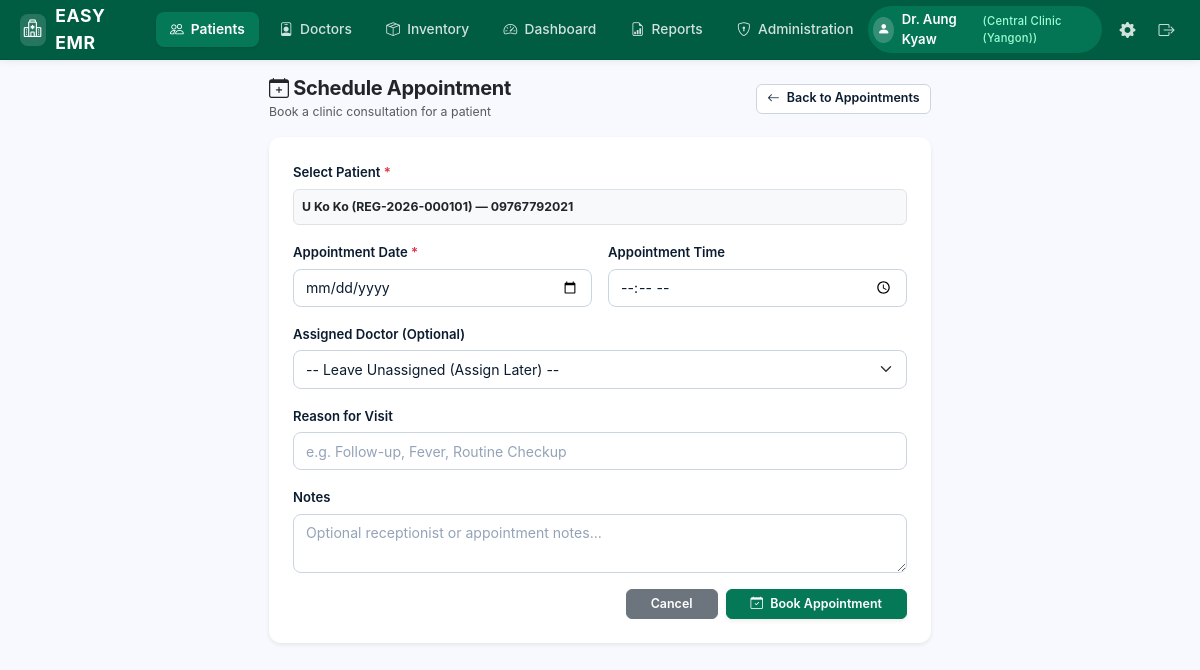
/appointments/new?patient_id=1 (signed in), run on the app's committed database.
### app/models.py (models this page shows, shortened)
class Account(db.Model):
    __tablename__ = 'accounts'
    id = db.Column(db.Integer, primary_key=True)
    phone_number = db.Column(db.String(32), unique=True, nullable=False, index=True)
    clinic_name = db.Column(db.String(128), nullable=False, default='Central Clinic')
    doctor_name = db.Column(db.String(128), nullable=False, default='Dr. Aung Kyaw')
    password_hash = db.Column(db.String(255), nullable=False)
    is_active = db.Column(db.Boolean, default=True, nullable=False)
    created_at = db.Column(db.DateTime, default=datetime.utcnow, nullable=False)
    updated_at = db.Column(db.DateTime, default=datetime.utcnow, onupdate=datetime.utcnow, nullable=False)
    def is_administrator(self):
        return True

class Patient(db.Model):
    __tablename__ = 'patients'
    id = db.Column(db.Integer, primary_key=True)
    registration_number = db.Column(db.String(64), unique=True, nullable=False, index=True)
    sir_name = db.Column(db.String(32), nullable=False)
    patient_name = db.Column(db.String(128), nullable=False, index=True)
    gender = db.Column(db.String(16), nullable=False)  # 'Male', 'Female'
    date_of_birth = db.Column(db.Date, nullable=True, index=True)
    marital_status = db.Column(db.String(32), nullable=True)
    occupation = db.Column(db.String(128), nullable=True)
    blood_group = db.Column(db.String(16), nullable=True)
    guardian_name = db.Column(db.String(128), nullable=True)
    guardian_relationship = db.Column(db.String(64), nullable=True)
    guardian_phone = db.Column(db.String(64), nullable=True)
    nrc_number = db.Column(db.String(64), nullable=True, index=True)
    email = db.Column(db.String(128), nullable=True)
    address = db.Column(db.Text, nullable=True)
    city_township = db.Column(db.String(128), nullable=True)
    state_region = db.Column(db.String(128), nullable=True)
    patient_summary = db.Column(db.Text, nullable=True)
    notes = db.Column(db.Text, nullable=True)
    is_active = db.Column(db.Boolean, default=True, nullable=False)
    created_at = db.Column(db.DateTime, default=datetime.utcnow, nullable=False)
    updated_at = db.Column(db.DateTime, default=datetime.utcnow, onupdate=datetime.utcnow, nullable=False)
    phones = db.relationship(
        'PatientPhone',
        backref='patient',
        cascade='all, delete-orphan',
        lazy='selectin',
        order_by='desc(PatientPhone.is_primary), PatientPhone.id'
    )
    encounters = db.relationship(
        'Encounter',
        backref='patient',
        lazy='dynamic',
        order_by='desc(Encounter.encounter_date)'
    )
    appointments = db.relationship(
        'Appointment',
        backref='patient',
        lazy='dynamic',
        order_by='desc(Appointment.appointment_date)'
    )
    investigations = db.relationship(
        'Investigation',
        backref='patient',
        lazy='dynamic',
        order_by='desc(Investigation.ordered_date)'
    )
    vouchers = db.relationship(
        'Voucher',
        backref='patient',
        lazy='dynamic',
        order_by='desc(Voucher.voucher_date)'
    )
    @property
    def full_name(self):
        return f"{self.sir_name} {self.patient_name}".strip()
    @property
    def primary_phone(self):
        if self.phones:
            for p in self.phones:
                if p.is_primary:
                    return p.phone_number
            return self.phones[0].phone_number
        return ""

class PatientPhone(db.Model):
    __tablename__ = 'patient_phones'
    id = db.Column(db.Integer, primary_key=True)
    patient_id = db.Column(db.Integer, db.ForeignKey('patients.id', ondelete='CASCADE'), nullable=False, index=True)
    phone_number = db.Column(db.String(64), nullable=False, index=True)
    is_primary = db.Column(db.Boolean, default=False, nullable=False)
    label = db.Column(db.String(32), nullable=True)  # Primary, Alternative, etc.
    created_at = db.Column(db.DateTime, default=datetime.utcnow, nullable=False)

### app/routes.py (the view, shortened to what this page needs)
@appointments_bp.route('/appointments/new', methods=['GET', 'POST'])
@login_required
def new_appointment():
    patient_id = request.args.get('patient_id', type=int)
    selected_patient = db.session.get(Patient, patient_id) if patient_id else None
    doctors = get_active_doctors()
    patients = Patient.query.filter_by(is_active=True).order_by(Patient.patient_name).all()
    return render_template(
        'appointments/form.html',
        selected_patient=selected_patient,
        patients=patients,
        doctors=doctors,
        active_tab='patients',
        sub_view='appointments'
    )

### app/extensions.py (called while the page is built)
def generate_csrf_token():
    if '_csrf_token' not in session:
        session['_csrf_token'] = secrets.token_hex(32)
    return session['_csrf_token']

def init_csrf(app):
    @app.before_request
    def check_csrf():
        if not current_app.config.get('WTF_CSRF_ENABLED', True):
            return
        if request.method in ('POST', 'PUT', 'PATCH', 'DELETE'):
            token = request.form.get('csrf_token') or request.headers.get('X-CSRFToken')
            expected = session.get('_csrf_token')
            if not expected or not token or not secrets.compare_digest(token, expected):
                abort(400, description="Invalid or missing CSRF token.")
    @app.context_processor
    def inject_csrf():
        return dict(csrf_token=generate_csrf_token)

### app/helpers.py (called while the page is built, shortened)
def login_required(f):
    @wraps(f)
    def decorated_function(*args, **kwargs):
        if '_account_id' not in session and '_user_id' not in session:
            flash('Please log in to access this page.', 'warning')
            return redirect(url_for('auth.login', next=request.url))
        return f(*args, **kwargs)
    return decorated_function

def get_current_user():
    from flask import g, session
    sess_key = (session.get('_account_id'), session.get('_user_id'))
    if not any(sess_key):
        return None
    if getattr(g, '_current_user_sess_key', None) == sess_key and getattr(g, 'current_user', None) is not None:
        return g.current_user
    user = None
    if '_account_id' in session:
        from app.models import Account
        user = db.session.get(Account, session['_account_id'])
    elif '_user_id' in session:
        from app.models import User
        user = db.session.get(User, session['_user_id'])
    g._current_user_sess_key = sess_key
    g.current_user = user
    return user

def get_cached(key, getter, ttl=60):
    now = time.time()
    if key in _CACHE:
        val, ts = _CACHE[key]
        if now - ts < ttl:
            return val

def get_active_doctors():
    return get_cached('active_doctors', lambda: Doctor.query.filter_by(is_active=True).all(), ttl=120)

### app/models.py (called while the page is built)
    @property
    def display_name(self):
        if self.title:
            return f"{self.title} {self.name}"
        return self.name

### app/templates/appointments/form.html (shortened to what this page needs)
{% extends "base.html" %}
{% block content %}
<div class="row justify-content-center">
    <div class="col-lg-7">
        <div class="d-flex justify-content-between align-items-center mb-3">
            <div>
                <h5 class="fw-bold mb-0 text-dark"><i class="bi bi-calendar-plus"></i> Schedule Appointment</h5>
                <small class="text-muted">Book a clinic consultation for a patient</small>
            </div>
            <a href="{{ url_for('appointments.appointments_list') }}" class="btn btn-outline-secondary btn-sm">
                <i class="bi bi-arrow-left"></i> Back to Appointments
            </a>
        </div>
        <form method="POST" action="{{ url_for('appointments.new_appointment') }}" class="card border-0 shadow-sm p-4">
            <div class="mb-3">
                <label for="patient_id" class="form-label small fw-semibold">Select Patient <span class="text-danger">*</span></label>
                {% if selected_patient %}
                    <div class="p-2 border rounded bg-light small fw-bold">
                        {{ selected_patient.full_name }} ({{ selected_patient.registration_number }}) &mdash; {{ selected_patient.primary_phone }}
                    </div>
                {% endif %}
            </div>
            <div class="row g-3 mb-3">
                <div class="col-md-6">
                    <label for="appointment_date" class="form-label small fw-semibold">Appointment Date <span class="text-danger">*</span></label>
                    <input type="date" name="appointment_date" id="appointment_date" class="form-control form-control-sm" required>
                </div>
                <div class="col-md-6">
                    <label for="appointment_time" class="form-label small fw-semibold">Appointment Time</label>
                    <input type="time" name="appointment_time" id="appointment_time" class="form-control form-control-sm">
                </div>
            </div>
            <div class="mb-3">
                <label for="doctor_id" class="form-label small fw-semibold">Assigned Doctor (Optional)</label>
                <select name="doctor_id" id="doctor_id" class="form-select form-select-sm">
                    <option value="">-- Leave Unassigned (Assign Later) --</option>
                </select>
            </div>
            <div class="mb-3">
                <label for="reason" class="form-label small fw-semibold">Reason for Visit</label>
                <input type="text" name="reason" id="reason" class="form-control form-control-sm" placeholder="e.g. Follow-up, Fever, Routine Checkup">
            </div>
            <div class="mb-3">
                <label for="notes" class="form-label small fw-semibold">Notes</label>
                <textarea name="notes" id="notes" rows="2" class="form-control form-control-sm" placeholder="Optional receptionist or appointment notes..."></textarea>
            </div>
            <div class="d-flex justify-content-end gap-2">
                <a href="{{ url_for('appointments.appointments_list') }}" class="btn btn-secondary btn-sm px-4">Cancel</a>
                <button type="submit" class="btn btn-primary btn-sm px-4 shadow-sm">
                    <i class="bi bi-calendar-check"></i> Book Appointment
                </button>
            </div>
        </form>
    </div>
</div>
{% endblock %}

### app/templates/base.html (shortened to what this page needs)
<!DOCTYPE html>
<html lang="en">
<head>
    <link rel="stylesheet" href="https://cdn.jsdelivr.net/npm/bootstrap@5.3.3/dist/css/bootstrap.min.css">
    <link rel="stylesheet" href="https://cdn.jsdelivr.net/npm/bootstrap-icons@1.11.3/font/bootstrap-icons.min.css">
    <link rel="stylesheet" href="{{ url_for('static', filename='css/custom.css') }}?v=3.0">
</head>
<body>
    {% if current_user %}
    <nav class="clinic-navbar">
        <a href="{{ url_for('patients.patients_list') }}" class="clinic-brand">
            <span class="clinic-brand-icon"><i class="bi bi-hospital"></i></span>
            <span>EASY EMR</span>
        </a>
        <ul class="clinic-nav-tabs">
            <li>
                <a href="{{ url_for('patients.patients_list') }}" class="clinic-nav-link {% if active_tab == 'patients' %}active{% endif %}">
                    <i class="bi bi-people"></i> Patients
                </a>
            </li>
            <li>
                <a href="{{ url_for('doctors.doctors_list') }}" class="clinic-nav-link {% if active_tab == 'doctors' %}active{% endif %}">
                    <i class="bi bi-person-badge"></i> Doctors
                </a>
            </li>
            <li>
                <a href="{{ url_for('inventory.inventory_list') }}" class="clinic-nav-link {% if active_tab == 'inventory' %}active{% endif %}">
                    <i class="bi bi-box-seam"></i> Inventory
                </a>
            </li>
            <li>
                <a href="{{ url_for('dashboard.index') }}" class="clinic-nav-link {% if active_tab == 'dashboard' %}active{% endif %}">
                    <i class="bi bi-speedometer2"></i> Dashboard
                </a>
            </li>
            <li>
                <a href="{{ url_for('reports.index') }}" class="clinic-nav-link {% if active_tab == 'reports' %}active{% endif %}">
                    <i class="bi bi-file-earmark-bar-graph"></i> Reports
                </a>
            </li>
            {% if current_user.is_administrator() %}
            <li>
                <a href="{{ url_for('administration.users_list') }}" class="clinic-nav-link {% if active_tab == 'administration' %}active{% endif %}">
                    <i class="bi bi-shield-lock"></i> Administration
                </a>
            </li>
            {% endif %}
        </ul>
        <div class="clinic-nav-right">
            <div class="user-profile-pill">
                <span class="user-avatar-circle"><i class="bi bi-person-fill"></i></span>
                <span>{{ current_user.doctor_name if current_user.doctor_name else current_user.username }}</span>
                <span class="user-role-badge">({{ current_user.clinic_name if current_user.clinic_name else (current_user.phone_number or current_user.role) }})</span>
            </div>
            {% if current_user.is_administrator() %}
            <a href="{{ url_for('settings.index') }}" class="settings-gear-btn {% if active_tab == 'settings' %}active{% endif %}" title="Global Settings">
                <i class="bi bi-gear-fill"></i>
            </a>
            {% endif %}
            <a href="{{ url_for('auth.logout') }}" class="logout-btn" title="Logout" data-turbo="false" data-no-instant>
                <i class="bi bi-box-arrow-right"></i>
            </a>
        </div>
    </nav>
    {% endif %}
    <main class="container-fluid py-3 px-4">
        {% block content %}{% endblock %}
    </main>
</body>
</html>

### data on the page
Account: doctor_name "Dr. Aung Kyaw", clinic_name "Central Clinic (Yangon)"
Patient: full_name "U Ko Ko", registration_number "REG-2026-000101"
PatientPhone: primary_phone "09767792021"
